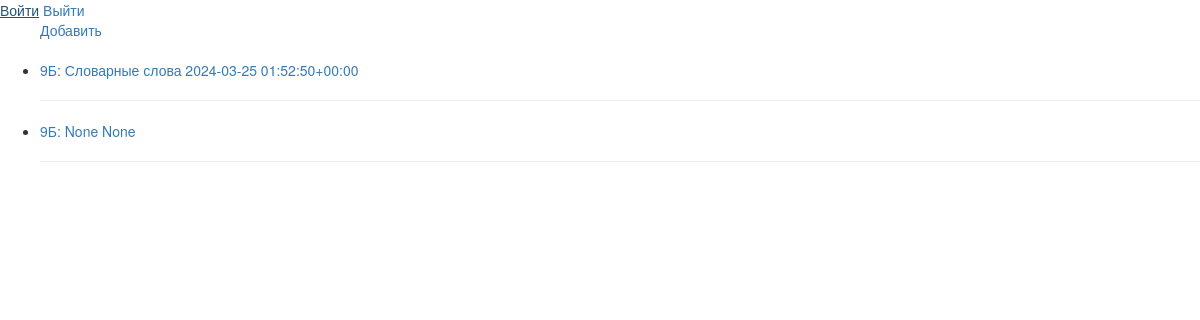
Before: /Attestation/read/ (signed in) with the older database file.
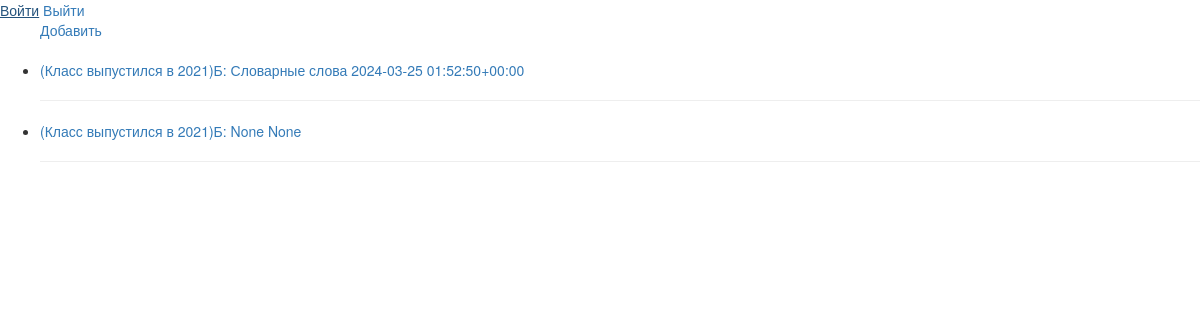
After: the same page with the newer database file.
### MainApp/models.py (models this page shows)
class Attestation(models.Model):
    teacher     = models.ForeignKey(Teacher, on_delete=models.CASCADE, verbose_name='Учитель', default=0)
    subject     = models.ForeignKey(Subject, on_delete=models.CASCADE, verbose_name='Предмет', default=0)
    schoolClass = models.ForeignKey(SchoolClass, on_delete=models.CASCADE, verbose_name='Класс', default=0)
    theme = models.CharField(max_length=255, verbose_name='Тема', null=True, blank=True)
    type  = models.CharField(max_length=255, verbose_name='Тип', null=True, blank=True)
    date  = models.DateTimeField(verbose_name='Дата проведения', null=True, blank=True)
    minimumPercentageFor5 = models.IntegerField(verbose_name='% для 5', null=True, blank=True)
    minimumPercentageFor4 = models.IntegerField(verbose_name='% для 4', null=True, blank=True)
    minimumPercentageFor3 = models.IntegerField(verbose_name='% для 3', null=True, blank=True)
    def __str__(self):
        return f"{self.schoolClass}: {self.theme} {self.date}"

class SchoolClass(models.Model):
    title = models.CharField(max_length=255, verbose_name='Буква класса')
    year  = models.IntegerField(verbose_name='Год набора')
    def _getClassNumber(self, year):
        date = datetime.datetime.now()
        thisYear = date.year
        thisMonth = date.month
        september = 9
        return thisYear - int(year.__str__()) + (1 if thisMonth >= september else 0)
    def __str__(self):
        classNumber = self._getClassNumber( int(str(self.year)) )
        classNumber = (
                (classNumber
                    if classNumber <= 11 else f"(Класс выпустился в {datetime.datetime.now().year - classNumber + 11})" )
                        if classNumber >= 0 else f"(Класс приступит к обучению в {self.year}!)")
        classLetter = "" if self.title==None else self.title
        return f"{classNumber}{classLetter}"

### MainApp/viewsGenerator.py (the view)
    @method_decorator(notLoggedUsers, name="dispatch")
    class CreatedViewType(BaseViewType):
        def __init__(self):
            self.model = model
            self.fields = list(getAllFields(model))
            self.success_url = success
            self.template_name = self.getTemplatePath()
        def getTemplateDir(self, model):
            dirName = f"{model.__name__[0].lower()}{model.__name__[1:]}/"
            dirName = dirName if os.path.isfile(f"{os.getcwd()}/MainApp/templates/{dirName}/{operationName}.html") else ""
            return dirName if os.path.isdir(f"{os.getcwd()}/MainApp/templates/{dirName}") else ""
        def getTemplatePath(self):
            return f"{self.getTemplateDir(self.model)}{operationName}.html"

### MainApp/helper.py (called while the page is built)
def notLoggedUsers(view_func):
    def wrapper_func(request, *args, **kwargs):
        if not request.user.is_authenticated:
            return redirect('/accounts/login/')
        else:
            return view_func(request, *args, **kwargs)
    return wrapper_func

def getAllFields(model):
    for i in list(model.__dict__.keys()):
        if not (i.count("id") or
                i.count("objects") or
                i.count('DoesNotExist') or
                i.count('MultipleObjectsReturned') or
                i.count("_")):
            yield i

### MainApp/templates/attestation/read.html
{% extends 'base.html' %}
{% block content %}
<ul>
	<a href="../create/">Добавить</a>
	<br/>
	<br/>
	{% for object in object_list %}
	<li> <a href="../{{object.id}}/update/"> {{object}} </a> </li>
	<hr/>
	{% empty %}
	<li>No objects yet.</li>
	{% endfor %}
</ul>
{% endblock %}

Changed rows visible on the page:
changed through a linked row, Attestation: schoolClass+theme+date "9Б: Словарные слова 2024-03-25 01:52:50+00:00" → "(Класс выпустился в 2021)Б: Словарные слова 2024-03-25 01:52:50+00:00"
changed through a linked row, Attestation: schoolClass+theme+date "9Б: None None" → "(Класс выпустился в 2021)Б: None None"
